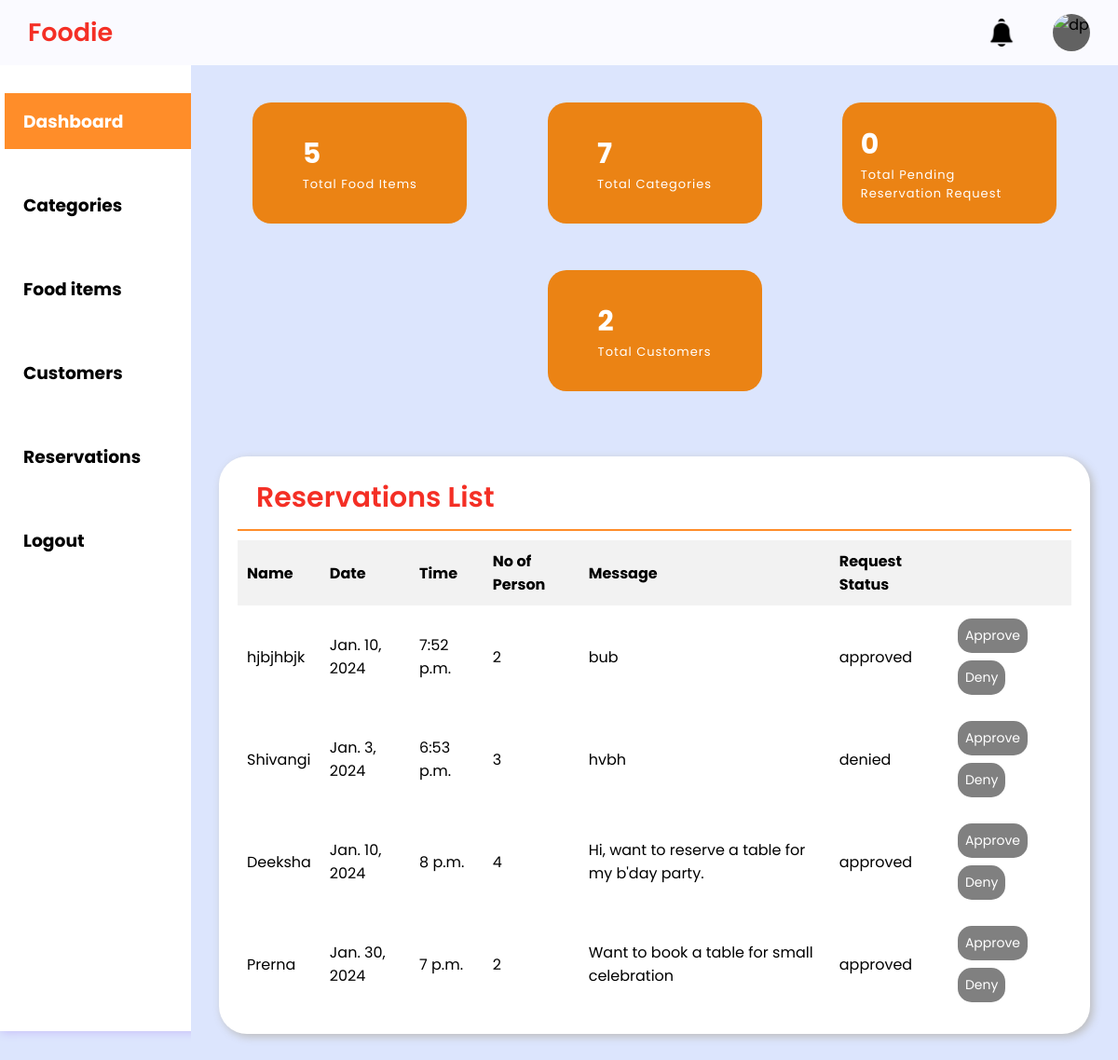
The app's page /admin-dashboard/reservation/ with its own data.
### Home_App/models.py (models this page shows, shortened)
class reservation_table(models.Model):
    reservation_id = models.AutoField(primary_key=True)
    booking_name=models.CharField(max_length=40)
    date = models.DateField()
    time = models.TimeField()
    total_person=models.IntegerField()
    message=models.CharField(max_length=255)
    STATUS_CHOICES = [
        ('pending','Pending'),
        ('approved','Approved'),
        ('denied','Denied'),
    ]
    status = models.CharField(max_length=10, choices=STATUS_CHOICES, default='pending')

### Home_App/views.py (the view)
# urls.py: path('admin-dashboard/',hv.adminDashboard, name='admin-dashboard'),
def adminDashboard(request, section=None):
    section_template = {
        'categories': 'admin-dashboard-category.html',
        'customers': 'admin-dashboard-customers.html',
        'foodItems': 'admin-dashboard-foodItems.html',
        'reservation':'admin-dashboard-reservation.html',
        'recentOrders': 'admin-dashboard-recentOrders.html'
    }
    template_name = section_template.get(section, 'admin-dashboard.html')
    categories = category_table.objects.all()
    category_count = category_table.objects.count()
    foodItems = food_table.objects.all()
    foodItem_count = food_table.objects.count()
    customers = customer_table.objects.all()
    customer_count=customer_table.objects.count()
    reservation=reservation_table.objects.all()
    reservation_count=reservation_table.objects.filter(status='pending').count
    return render(request, template_name, {'categories':categories, 'categoryCount':category_count, 'foodItems':foodItems, 'food_item_count':foodItem_count, 'customers':customers, 'customerCount':customer_count, 'reservations':reservation, 'reservation_count':reservation_count})

### Template/admin-dashboard-reservation.html (shortened to what this page needs)
{% extends 'admin-dashboard.html' %}
{% block content %}
<section class="reservation-table-section">
    <div class="reservation-table-section">
        <div class="report-container">
            <div class="report-header">
                <h1 class="recent-orders">Reservations List</h1>
            </div>
            <table class="report-body">
                <thead class="report-topic-head">
                    <tr>
                    <th class="t-op">Name</th>
                    <th class="t-op">Date</th>
                    <th class="t-op">Time</th>
                    <th class="t-op">No of Person</th>
                    <th class="t-op">Message</th>
                    <th class="t-op">Request Status</th>
                    <th class="t-op"></th>
                    </tr>
                </thead>
                <tbody class="items12">
                    {% for reservation in reservations %}
                    <tr>
                        <td class="t-op-nextlvl">{{ reservation.booking_name}}</td>
                        <td class="t-op-nextlvl">{{ reservation.date}}</td>
                        <td class="t-op-nextlvl">{{ reservation.time}}</td>
                        <td class="t-op-nextlvl">{{ reservation.total_person}}</td>
                        <td class="t-op-nextlvl">{{ reservation.message}}</td>
                        <td class="t-op-nextlvl">{{ reservation.status}}</td>
                        <td class="t-op-nextlvl">
                            <div class="update-btn">
                                <a href="{% url 'approve_reservation_request' reservation_id=reservation.reservation_id %}" class="btn-edit {% if reservation.status != 'pending' %}disabled{% endif %}">Approve </a>
                                <a href="{% url 'deny_reservation_request' reservation_id=reservation.reservation_id %}" class="btn-delete {% if reservation.status != 'pending' %}disabled{% endif %}">Deny</a>
                            </div>
                        </td>
                    </tr>
                    {% endfor %}
                </tbody>
            </div>
        </div>
    </div>
{% endblock %}

### Static/css/admin-dash-style.css (style rules this page uses)
* { margin: 0; padding: 0; box-sizing: border-box; font-family: "Poppins", sans-serif; }
:root { --background-color1: #fafaff; --background-color2: #ffffff; --background-color3: #ededed; --background-color4: #cad7fda4; --primary-color: hsl(3, 90%, 55%); --secondary-color: hsl(31, 84%, 50%); --Border-color: #ee0909; --one-use-color: hsl(31, 84%, 50%); --two-use-color: hsl(31, 84%, 50%); }
body { background-color: var(--background-color4); max-width: 100%; overflow-x: hidden; }
.report-container { min-height: 300px; max-width: 1200px; margin: 70px auto 0px auto; background-color: #ffffff; border-radius: 30px; box-shadow: 3px 3px 10px rgb(188, 188, 188); padding: 0px 20px 20px 20px; }
.report-header { height: 80px; width: 100%; display: flex; align-items: center; justify-content: space-between; padding: 20px 20px 10px 20px; border-bottom: 2px solid hsl(28, 100%, 58%); }
.recent-orders { font-size: 30px; font-weight: 600; color: hsl(3, 90%, 55%);; }
.report-body { max-width: 1160px; overflow-x: auto; padding: 20px; }
a { text-decoration: none; color: black; }

### Template/admin-dashboard-reservation.html (style rules this page uses)
.btn-edit, .btn-delete, .btn-add { border: none; color: white; padding: 8px; text-align: center; text-decoration: none; display: inline-block; font-size: 14px; margin: 4px 2px; cursor: pointer; border-radius: 15px; }
.btn-edit, .btn-add { background-color: #008CBA; }
.btn-delete { background-color: #f44336; }
.disabled { background-color: grey; pointer-events: none; opacity:0.6s; }
.report-body { width: 100%; border-collapse: collapse; margin-top: 10px; }
.report-topic-head th { background-color: #f2f2f2; padding: 10px; border: 0px solid #ddd; text-align: left; }
.items12 td { padding: 10px; border: 0px solid #ddd; }

### records on screen
reservation_table: booking_name "hjbjhbjk", date "Jan. 10, 2024", time "7:52 p.m.", total_person "2", message "bub", status "approved"
reservation_table: booking_name "Shivangi", date "Jan. 3, 2024", time "6:53 p.m.", total_person "3", message "hvbh", status "denied"
reservation_table: booking_name "Deeksha", date "Jan. 10, 2024", time "8 p.m.", total_person "4", message "Hi, want to reserve a table for my b'day party.", status "approved"
reservation_table: booking_name "Prerna", date "Jan. 30, 2024", time "7 p.m.", total_person "2", message "Want to book a table for small celebration", status "approved"

### other values on screen
{{ food_item_count }} "5"
{{ categoryCount }} "7"
{{ reservation_count }} "0"
{{ customerCount }} "2"
